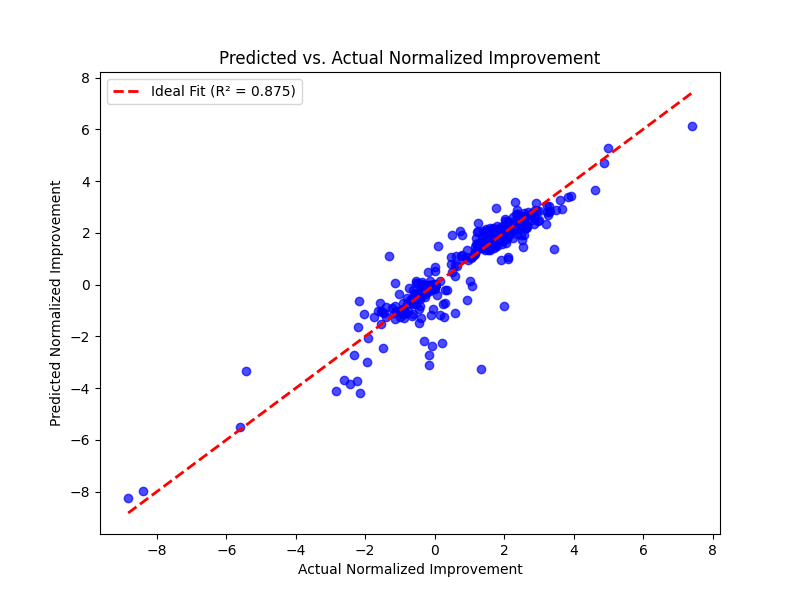

This figure's Python source:
import glob
import pandas as pd
import numpy as np
import matplotlib.pyplot as plt
from sklearn.ensemble import RandomForestRegressor
from sklearn.metrics import mean_squared_error, r2_score
from sklearn.model_selection import train_test_split
import shap

# Load CSV files and concatenate them.
csv_files = glob.glob("bipartite_experiment_results_epislons_*.csv")
df_list = [pd.read_csv(file) for file in csv_files]
df = pd.concat(df_list, ignore_index=True)

# Create normalized improvement column.
df["NormalizedImprovement"] = df["Improvement"] / df["Greedy_MIS"] * 100

# Group by Epsilon, Nodes, and Coefficient and compute the average NormalizedImprovement.
grouped = df.groupby(["Epsilon", "Nodes", "Coefficient"], as_index=False)["NormalizedImprovement"].mean()

# Define features and target.
X = grouped[["Nodes", "Coefficient", "Epsilon"]]
y = grouped["NormalizedImprovement"]

# Split the data into training and testing sets.
X_train, X_test, y_train, y_test = train_test_split(X, y, test_size=0.2, random_state=42)

# Instantiate and train the random forest regressor.
rf_model = RandomForestRegressor(n_estimators=100, random_state=42)
rf_model.fit(X_train, y_train)

# Evaluate the model.
y_pred = rf_model.predict(X_test)
mse = mean_squared_error(y_test, y_pred)
r2 = r2_score(y_test, y_pred)
print("Mean Squared Error:", mse)
print("R-squared:", r2)

# Plot the predicted vs actual values.
plt.figure(figsize=(8,6))
plt.scatter(y_test, y_pred, color='blue', alpha=0.7)
plt.plot([y_test.min(), y_test.max()], [y_test.min(), y_test.max()], 'r--', lw=2, 
         label=f'Ideal Fit (R² = {r2:.3f})')
plt.xlabel("Actual Normalized Improvement")
plt.ylabel("Predicted Normalized Improvement")
plt.title("Predicted vs. Actual Normalized Improvement")
plt.legend()
plt.show()
plt.savefig('evalFit.png')

# 1. Feature Importances
importances = rf_model.feature_importances_
for feature, importance in zip(X.columns, importances):
    print(f"Feature: {feature}, Importance: {importance:.4f}")

# 2. SHAP Analysis
# Create an explainer and compute SHAP values
explainer = shap.TreeExplainer(rf_model)
shap_values = explainer.shap_values(X_test)

# Generate a summary plot of SHAP values
shap.summary_plot(shap_values, X_test, feature_names=X.columns)



